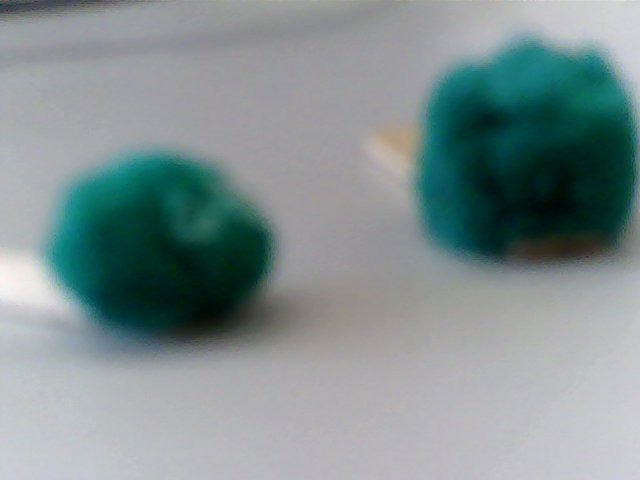
#> input picture Software/2buggos.jpg, 640 x 480 px
$ python simpleDetect.py   (Python 2 division)
#> lines starting #> are read from the running program, lines starting #| are printed output that depends on the picture
#> further down, image is the input picture: PIL image 640x480 RGB; mean R, G, B 129.2, 144.1, 145
import os
from PIL import Image
import numpy as np
import matplotlib.pyplot as plt
import matplotlib.patches as patches

#Returns the square distance
def distS3(x1,y1,z1,x2,y2,z2):
	return (x2-x1)**2 + (y2-y1)**2 + (z2-z1)**2

#Returns the square distance
def distS2(x1,y1,x2,y2):
	return (x2-x1)**2 + (y2-y1)**2

class blob:
	'''A class for the bugs '''
	def __init__(self,x,y):
		self.minx = x
		self.miny = y
		self.maxx = x
		self.maxy = y
	#Draws a rectangle around the image.
	def show():
		##https://stackoverflow.com/questions/37435369/matplotlib-how-to-draw-a-rectangle-on-image
		print('Kms')
	def add(self,x,y):
		self.minx = min(self.minx,x)
		self.miny = min(self.miny,y)
		self.maxx = max(self.maxx, x)
		self.maxy = max(self.maxy, y)

	def isNear(self,x,y):
		cx = (self.minx + self.maxx)/2
		cy = (self.miny + self.minx)/2
		d = distS2(cx,cy, x, y)
		if (d < 250**2):
			return True
		else:
			print('Was too big',d)
			return False

	def __str__(self):
		return 'Blob at position ('+str(self.minx) +', '+ str(self.miny) +', '+ str(self.maxx) +', '+  str(self.maxy) +') '


def detect(im):
	(height,width) = im.shape[0:2]
#> height = 480; width = 640
	print(height,width)
#| 480 640
	for x in range(0,width):
	    for y in range(0,height):
	        pixel = im[y][x]
	        red = pixel[0]
	        green = pixel[1]
	        blue = pixel[2]
	        if(red < 50 and blue < 50 and green > 30):
	        	#print('Pos = ', x, y, 'Vals =', im[y][x])
				#im[y][x] = [244,63,232]
				found = False
				for b in blobs:
					if(b.isNear(x,y)):
						b.add(x,y)
						found = True
						break;
				if(not found):
					newBlob = blob(x,y)
					blobs.append(newBlob)
				if not(len(blobs)== 1):
					print("Its got",len(blobs),"blobs m8")
					for b in blobs:
						print(b)
#> after the loop, blobs = 2 items
					#imgplot = plt.imshow(im)
					#plt.show()
					#quit()
	# Create figure and axes
	fig,ax = plt.subplots(1)
	imgplot = plt.imshow(im)
	for b in blobs:
		print(b.minx,b.miny,b.maxx,b.maxy)
		rect = patches.Rectangle((b.minx,b.miny),b.maxx-b.minx,b.maxy-b.miny,linewidth=1,edgecolor='r',facecolor='none')
		ax.add_patch(rect)
#> this loop made 2 passes
	plt.show()
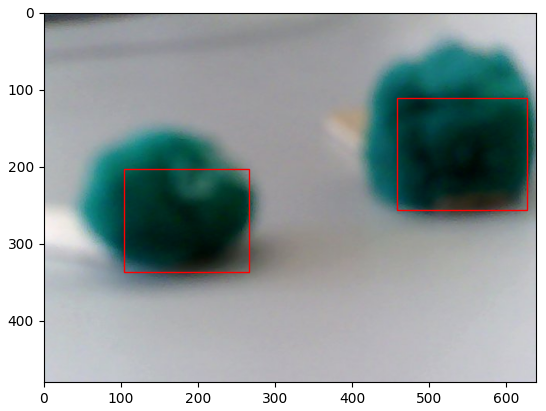
#> figure drawn by matplotlib, 1 panel


#Opening the image
image = Image.open("2buggos.jpg")
im2 = np.array(image)
blobs = []
detect(im2)

$ run again, with Software/3buggosTest.jpg copied over Software/2buggos.jpg
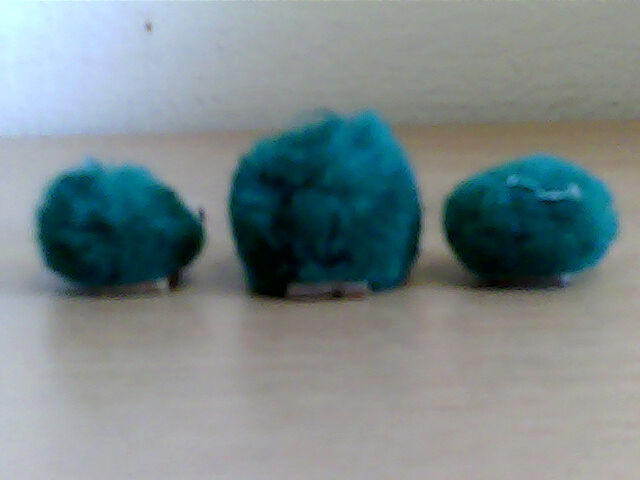
#> input picture Software/3buggosTest.jpg, 640 x 480 px
#> image is the input picture: PIL image 640x480 RGB; mean R, G, B 123.2, 136.9, 138.8
#| 480 640
#> the loop in detect, `for b in blobs:` made 2 passes
#> in detect, `plt.show()`:
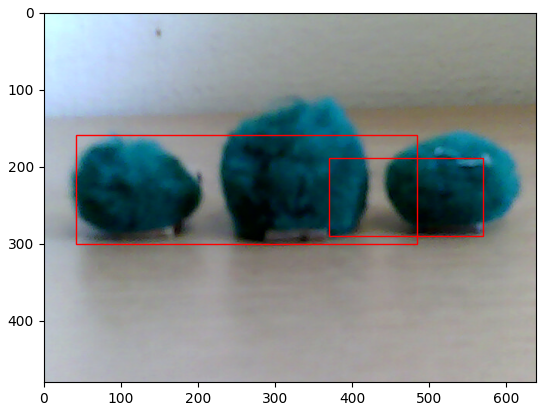
#> figure drawn by matplotlib, 1 panel

$ run again, with Software/3bugs.jpg copied over Software/2buggos.jpg
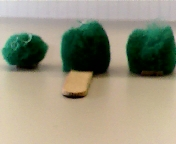
#> input picture Software/3bugs.jpg, 176 x 144 px
#> image is the input picture: PIL image 176x144 RGB; mean R, G, B 149.2, 146, 125.2
#| 144 176
#> the loop in detect, `for b in blobs:` made 1 pass
#| 9 24 175 98
#> in detect, `plt.show()`:
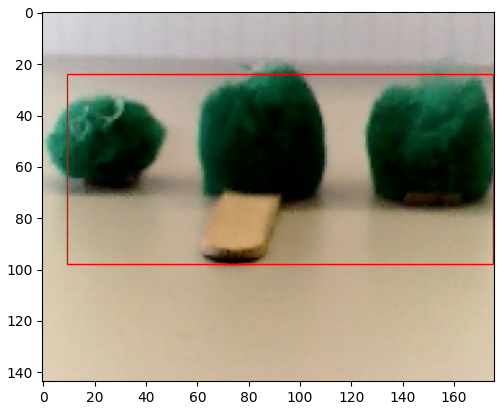
#> figure drawn by matplotlib, 1 panel

$ run again, with Software/betterLight.jpg copied over Software/2buggos.jpg
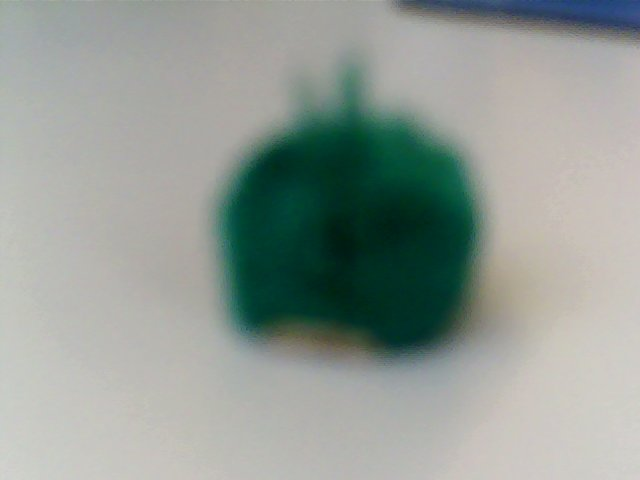
#> input picture Software/betterLight.jpg, 640 x 480 px
#> image is the input picture: PIL image 640x480 RGB; mean R, G, B 147.2, 155.8, 149.6
#| 480 640
#> after the loop in detect, `for x in range(0,width):`: blobs = 1 item
#> the loop in detect, `for b in blobs:` made 1 pass
#| 238 129 467 345
#> in detect, `plt.show()`:
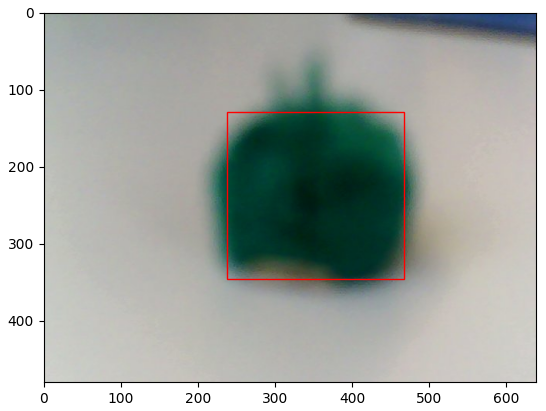
#> figure drawn by matplotlib, 1 panel
